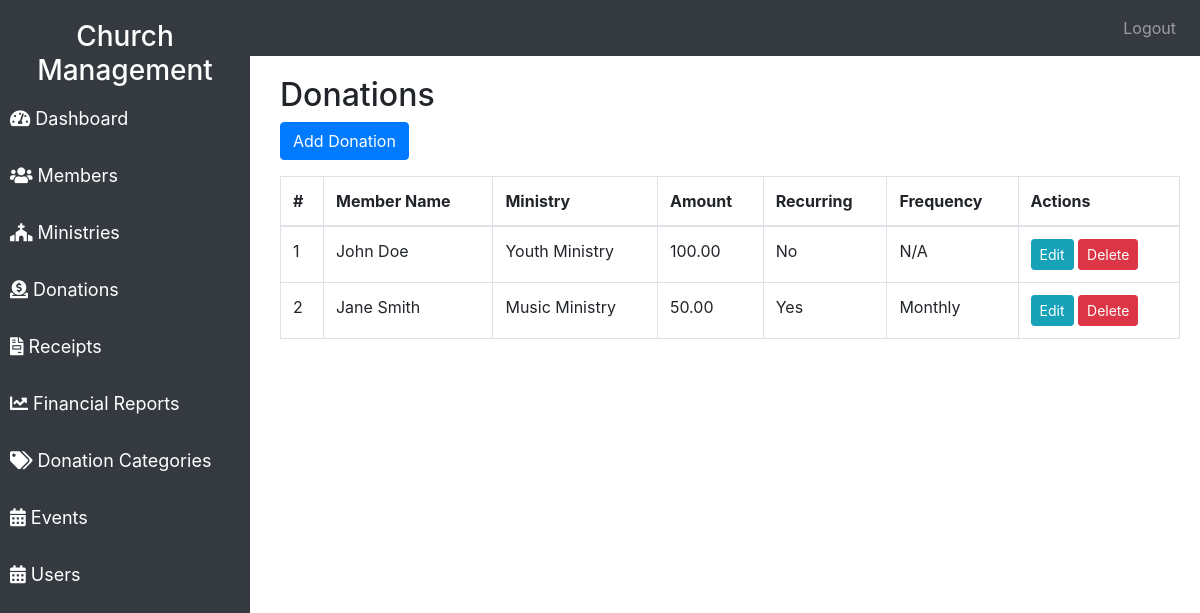
Page /donations.php on the committed database.
### tables this page shows
CREATE TABLE `Donations` (
  `DonationID` int(11) NOT NULL,
  `MemberID` int(11) NOT NULL,
  `MinistryID` int(11) NOT NULL,
  `Amount` decimal(10,2) NOT NULL,
  `DonationDate` date DEFAULT curdate(),
  `IsRecurring` tinyint(1) DEFAULT 0,
  `Frequency` enum('Weekly','Monthly','Quarterly','Annually') DEFAULT NULL
);

CREATE TABLE `Members` (
  `MemberID` int(11) NOT NULL,
  `FirstName` varchar(50) NOT NULL,
  `LastName` varchar(50) NOT NULL,
  `Email` varchar(100) NOT NULL,
  `Phone` varchar(15) DEFAULT NULL,
  `JoinDate` date DEFAULT curdate()
);

CREATE TABLE `Ministries` (
  `MinistryID` int(11) NOT NULL,
  `MinistryName` varchar(100) NOT NULL,
  `Description` text DEFAULT NULL,
  `CreatedDate` date DEFAULT curdate()
);

### donations.php (the view, shortened to what this page needs)
<?php
include('db_connection.php');
$query = "SELECT Donations.DonationID, Donations.Amount, Donations.IsRecurring, Donations.Frequency,
                 Members.FirstName, Members.LastName, Ministries.MinistryName
          FROM Donations
          INNER JOIN Members ON Donations.MemberID = Members.MemberID
          INNER JOIN Ministries ON Donations.MinistryID = Ministries.MinistryID";
$result = mysqli_query($conn, $query);
?>
<!DOCTYPE html>
<html lang="en">
<head>
    <link href="https://stackpath.bootstrapcdn.com/bootstrap/4.5.0/css/bootstrap.min.css" rel="stylesheet">
    <link href="https://cdnjs.cloudflare.com/ajax/libs/font-awesome/5.15.3/css/all.min.css" rel="stylesheet">
</head>
<body>
<nav class="navbar navbar-expand-lg navbar-dark bg-dark">
        <a class="navbar-brand" href="#">Church Management</a>
        <div class="collapse navbar-collapse" id="navbarNav">
            <ul class="navbar-nav ml-auto">
                <li class="nav-item">
                    <a class="nav-link" href="logout.php">Logout</a>
                </li>
            </ul>
        </div>
    </nav>
    <div class="sidebar">
        <h3 class="text-center text-white">Church Management</h3>
        <a href="dashboard.php"><i class="fas fa-tachometer-alt"></i> Dashboard</a>
        <a href="member.php"><i class="fas fa-users"></i> Members</a>
        <a href="ministries.php"><i class="fas fa-church"></i> Ministries</a>
        <a href="donations.php" class="active"><i class="fas fa-donate"></i> Donations</a>
        <a href="receipts.php"><i class="fas fa-file-invoice"></i> Receipts</a>
        <a href="financial_reports.php"><i class="fas fa-chart-line"></i> Financial Reports</a>
        <a href="donation_categories.php"><i class="fas fa-tags"></i> Donation Categories</a>
        <a href="events.php"><i class="fas fa-calendar-alt"></i> Events</a>
        <a href="users.php"><i class="fas fa-calendar-alt"></i> Users</a>
    </div>
    <div class="content">
        <h2>Donations</h2>
        <button class="btn btn-primary mb-3" data-toggle="modal" data-target="#addDonationModal">Add Donation</button>
        <table class="table table-bordered">
            <thead>
                <tr>
                    <th>#</th>
                    <th>Member Name</th>
                    <th>Ministry</th>
                    <th>Amount</th>
                    <th>Recurring</th>
                    <th>Frequency</th>
                    <th>Actions</th>
                </tr>
            </thead>
            <tbody>
                <?php while ($row = mysqli_fetch_assoc($result)): ?>
                <tr>
                    <td><?php echo $row['DonationID']; ?></td>
                    <td><?php echo $row['FirstName'] . ' ' . $row['LastName']; ?></td>
                    <td><?php echo $row['MinistryName']; ?></td>
                    <td><?php echo number_format($row['Amount'], 2); ?></td>
                    <td><?php echo $row['IsRecurring'] ? 'Yes' : 'No'; ?></td>
                    <td><?php echo $row['Frequency'] ? $row['Frequency'] : 'N/A'; ?></td>
                    <td>
                        <button class="btn btn-info btn-sm" data-toggle="modal" data-target="#editDonationModal"
                                data-id="<?php echo $row['DonationID']; ?>"
                                data-amount="<?php echo $row['Amount']; ?>"
                                data-recurring="<?php echo $row['IsRecurring']; ?>"
                                data-frequency="<?php echo $row['Frequency']; ?>"
                                data-member="<?php echo $row['FirstName'] . ' ' . $row['LastName']; ?>"
                                data-ministry="<?php echo $row['MinistryName']; ?>">Edit</button>
                        <a href="donations/delete_donation.php?id=<?php echo $row['DonationID']; ?>" class="btn btn-danger btn-sm">Delete</a>
                    </td>
                </tr>
                <?php endwhile; ?>
            </tbody>
        </table>
    </div>
</body>
</html>

### donations.php (style rules this page uses)
.sidebar { height: 100vh; position: fixed; top: 0; left: 0; width: 250px; background-color: #343a40; color: white; padding-top: 20px; }
.sidebar a { color: white; text-decoration: none; padding: 10px; display: block; margin-bottom: 10px; font-size: 18px; }
.content { margin-left: 260px; padding: 20px; }

### rows in the picture
donations: DonationID "1", MemberID.FirstName "John", MemberID.LastName "Doe", MinistryID.MinistryName "Youth Ministry", Amount "100.00", IsRecurring "No", shows "N/A"
donations: DonationID "2", MemberID.FirstName "Jane", MemberID.LastName "Smith", MinistryID.MinistryName "Music Ministry", Amount "50.00", IsRecurring "Yes", Frequency "Monthly"
